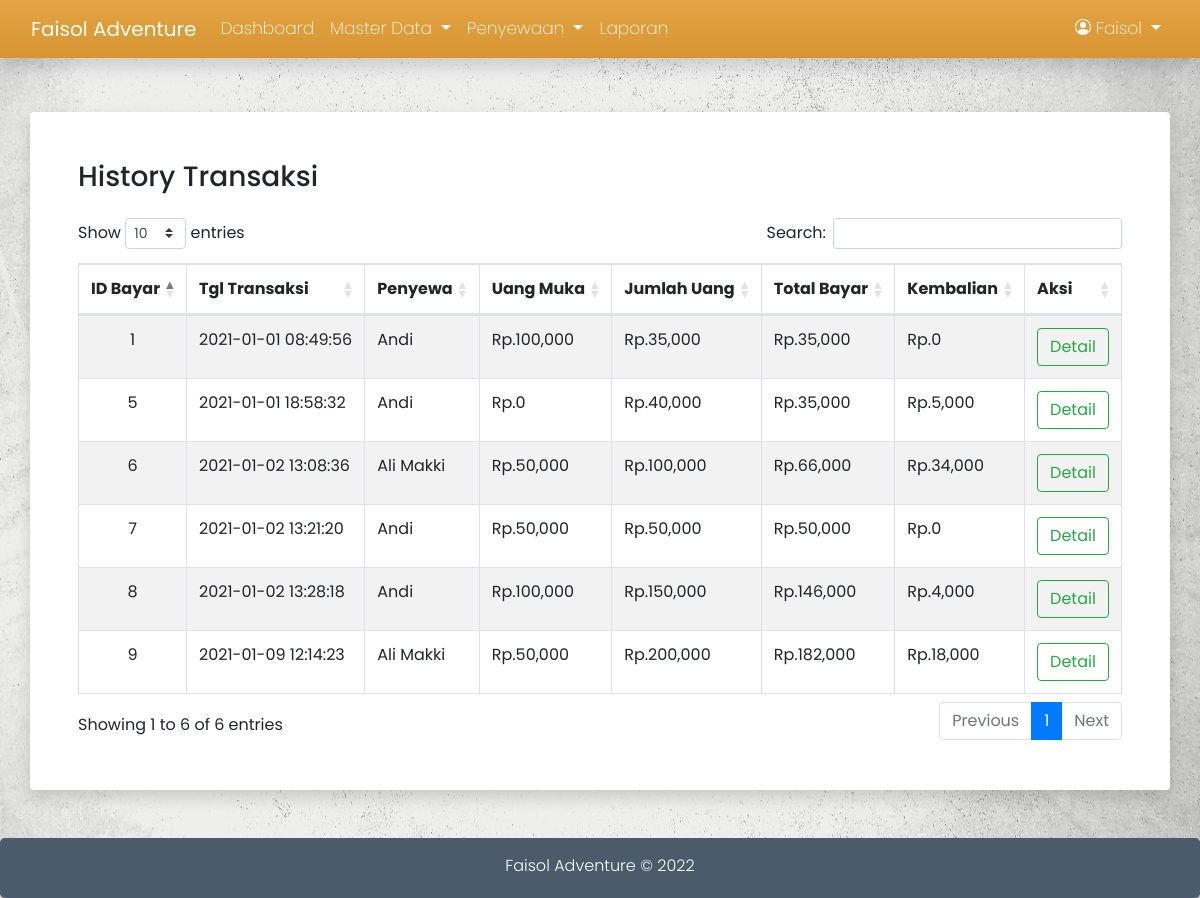
/admin/history-transaksi.php (signed in), run on the app's committed database.
### tables this page shows
CREATE TABLE `18073_pembayaran` (
  `id_bayar` int(11) NOT NULL,
  `id_sewa` char(10) DEFAULT NULL,
  `tgl_bayar` datetime DEFAULT NULL,
  `jml_uang` decimal(10,0) DEFAULT NULL,
  `total_bayar` decimal(10,0) DEFAULT NULL,
  `kembalian` decimal(10,0) DEFAULT NULL
);

CREATE TABLE `18073_user` (
  `id_user` int(11) NOT NULL,
  `nama` varchar(100) DEFAULT NULL,
  `telp` varchar(15) DEFAULT NULL,
  `alamat` text DEFAULT NULL,
  `username` varchar(100) DEFAULT NULL,
  `password` varchar(100) DEFAULT NULL,
  `role` enum('admin','penyewa') DEFAULT NULL
);

CREATE TABLE `18073_penyewaan` (
  `id_sewa` char(10) NOT NULL,
  `id_user` int(11) DEFAULT NULL,
  `tgl_sewa` datetime DEFAULT NULL,
  `tgl_kembali` datetime DEFAULT NULL,
  `lama_sewa` int(11) NOT NULL,
  `jaminan` varchar(50) DEFAULT NULL,
  `biaya_sewa` decimal(10,0) DEFAULT NULL,
  `keterangan` text DEFAULT NULL,
  `uang_muka` decimal(10,0) DEFAULT NULL,
  `status` enum('pre-sewa','disewa','selesai','temp') DEFAULT NULL
);

### admin/history-transaksi.php (the view, shortened to what this page needs)
<?php
    include '../koneksi/koneksi.php';
    include '../template/admin_header.php';
?>
<div class="container">
    <div class="row">
        <div class="col shadow p-sm-5 rounded">
            <div class="row mb-sm-3">
                <div class="col">
                    <h3>History Transaksi</h3>
                </div>
            </div>
            <table id="tabel" class="table table-striped table-bordered">
                <thead>
                    <tr>
                        <th scope="col">ID Bayar</th>
                        <th scope="col">Tgl Transaksi</th>
                        <th scope="col">Penyewa</th>
                        <th scope="col">Uang Muka</th>
                        <th scope="col">Jumlah Uang</th>
                        <th scope="col">Total Bayar</th>
                        <th scope="col">Kembalian</th>
                        <th scope="col">Aksi</th>
                    </tr>
                </thead>
                <tbody>
                    <?php
                    $sql = "SELECT a.*, c.nama, b.uang_muka FROM 18073_pembayaran a, 18073_penyewaan b, 18073_user c WHERE a.id_sewa=b.id_sewa AND b.id_user=c.id_user ORDER BY a.tgl_bayar ASC";
                    $result = $conn->query($sql) or die($conn->error);
                    if ($result->num_rows > 0) {
                        while($row = $result->fetch_assoc())
                        {
                    ?>
                    <tr>
                        <td class="text-center"><?= $row['id_bayar'] ?></td>
                        <td><?= $row['tgl_bayar'] ?></td>
                        <td><?= $row['nama'] ?></td>
                        <td>Rp.<?= number_format($row['uang_muka']) ?></td>
                        <td>Rp.<?= number_format($row['jml_uang']) ?></td>
                        <td>Rp.<?= number_format($row['total_bayar']) ?></td>
                        <td>Rp.<?= number_format($row['kembalian']) ?></td>
                        <td>
                            <a href="detail.php?id=<?= $row['id_sewa'] ?>"><button class="btn btn-outline-success">Detail</button></a>
                        </td>
                    </tr>
                    <?php
                        }
                    }
                ?>
                </tbody>
            </table>
        </div>
    </div>
</div>
<?php include '../template/admin_footer.php'; ?>

### assets/css/style.css (style rules this page uses)
body { padding-top: 7em; background-image: url("../img/grungy-white-background-natural-cement-stone-old-texture-as-retro-pattern-wall.jpg"); background-size: cover; background-position: center; background-repeat: no-repeat; font-family: 'Poppins', sans-serif; }
body .col { background-color: #fff; }

### data on the page
18073_pembayaran: id_bayar "1", tgl_bayar "2021-01-01 08:49:56", 18073_user.nama "Andi", id_sewa.uang_muka "100,000", jml_uang "35,000", total_bayar "35,000", kembalian "0"
18073_pembayaran: id_bayar "5", tgl_bayar "2021-01-01 18:58:32", 18073_user.nama "Andi", id_sewa.uang_muka "0", jml_uang "40,000", total_bayar "35,000", kembalian "5,000"
18073_pembayaran: id_bayar "6", tgl_bayar "2021-01-02 13:08:36", 18073_user.nama "Ali Makki", id_sewa.uang_muka "50,000", jml_uang "100,000", total_bayar "66,000", kembalian "34,000"
18073_pembayaran: id_bayar "7", tgl_bayar "2021-01-02 13:21:20", 18073_user.nama "Andi", id_sewa.uang_muka "50,000", jml_uang "50,000", total_bayar "50,000", kembalian "0"
18073_pembayaran: id_bayar "8", tgl_bayar "2021-01-02 13:28:18", 18073_user.nama "Andi", id_sewa.uang_muka "100,000", jml_uang "150,000", total_bayar "146,000", kembalian "4,000"
18073_pembayaran: id_bayar "9", tgl_bayar "2021-01-09 12:14:23", 18073_user.nama "Ali Makki", id_sewa.uang_muka "50,000", jml_uang "200,000", total_bayar "182,000", kembalian "18,000"

### other printed values
$_SESSION['nama'] "Faisol"
